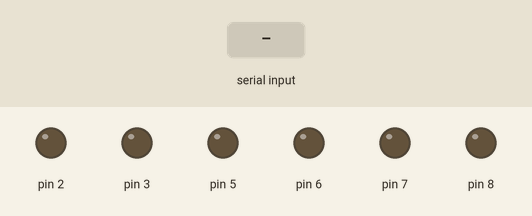
Simulated run of this sketch. Board: Arduino Uno, built with avr-gcc and run on an emulated ATmega328P. Parts: output pins drawn as LEDs (lit = HIGH). The inputs (shaded band) are chosen by the test bench.

Above: at 1.2 s.
1.3 s: "k" received over Serial
At 3.1 s:
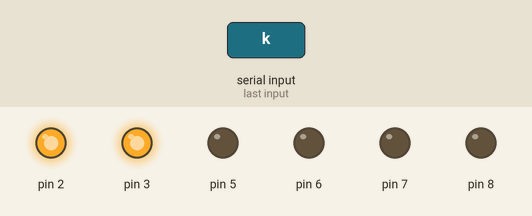
3.8 s: "p" received over Serial
At 4.2 s:
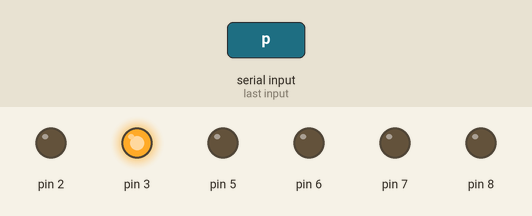
6.3 s: "m" received over Serial
At 8.1 s:
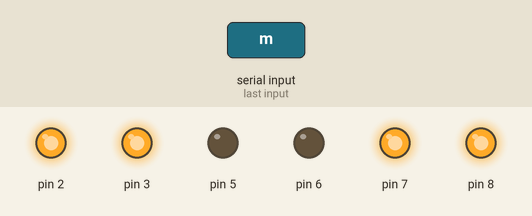
8.8 s: "j" received over Serial
At 9.2 s:
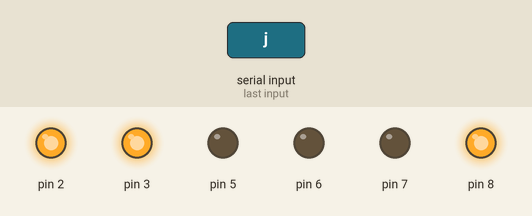
10.3 s: "l" received over Serial
At 12.3 s:
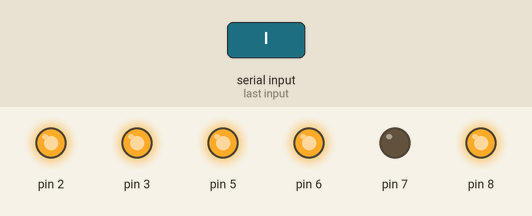
12.8 s: "k" received over Serial
At 13.4 s:
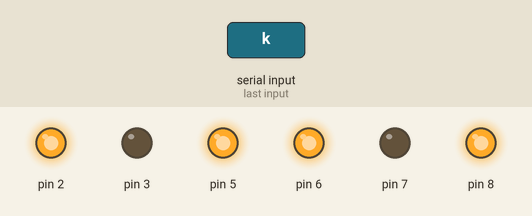
Timing chart, 0 to 15.8 s (numbered marks = the images above; inputs shaded):
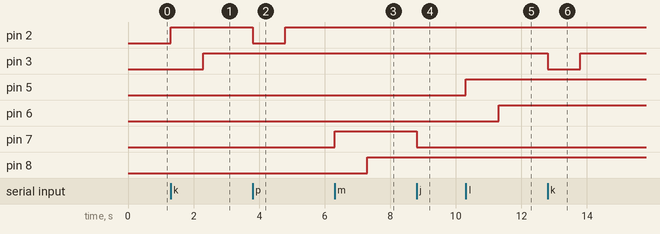

Measured:
- after the input at 1.3 s, pin 2: LOW → HIGH at once; pin 3: LOW → HIGH after 1.0 s
- after the input at 3.8 s, pin 2: HIGH → LOW at once, → HIGH 1.0 s later
- after the input at 6.3 s, pin 7: LOW → HIGH at once; pin 8: LOW → HIGH after 1.0 s
- after the input at 8.8 s, pin 7: HIGH → LOW at once
- after the input at 10.3 s, pin 5: LOW → HIGH at once; pin 6: LOW → HIGH after 1.0 s
- after the input at 12.8 s, pin 3: HIGH → LOW at once, → HIGH 1.0 s later

The sketch:

ARM.ino
```cpp
char check;

void setup() {
  pinMode(2,OUTPUT);
  pinMode(3,OUTPUT);
  pinMode(5,OUTPUT);
  pinMode(6,OUTPUT);
  pinMode(7,OUTPUT);
  pinMode(8,OUTPUT);
  Serial.begin(9600);
}

// the loop routine runs over and over again forever:
void loop() {
  if(Serial.available())
  {
check= Serial.read();
switch(check)
{
case 'k': digitalWrite(2,HIGH);
        digitalWrite(3,LOW);
        delay(1000);
        digitalWrite(2,HIGH);
        digitalWrite(3,HIGH);
        break;
case 'p': digitalWrite(2,LOW);
        digitalWrite(3,HIGH);
        delay(1000);
        digitalWrite(2,HIGH);
        digitalWrite(3,HIGH);
        break;
case 'm': digitalWrite(7,HIGH);
        digitalWrite(8,LOW);
        delay(1000);
        digitalWrite(7,HIGH);
        digitalWrite(8,HIGH);
        break;
case 'j':digitalWrite(7,LOW);
        digitalWrite(8,HIGH);
        delay(1000);
        digitalWrite(2,HIGH);
        digitalWrite(3,HIGH);
        break;
case 'l':digitalWrite(5,HIGH);
        digitalWrite(6,LOW);
        delay(1000);
        digitalWrite(5,HIGH);
        digitalWrite(6,HIGH);
        break;
case 'r':digitalWrite(5,HIGH);
        digitalWrite(6,LOW);
        delay(1000);
        digitalWrite(5,HIGH);
        digitalWrite(6,HIGH);
        break;
}
}
}
```
